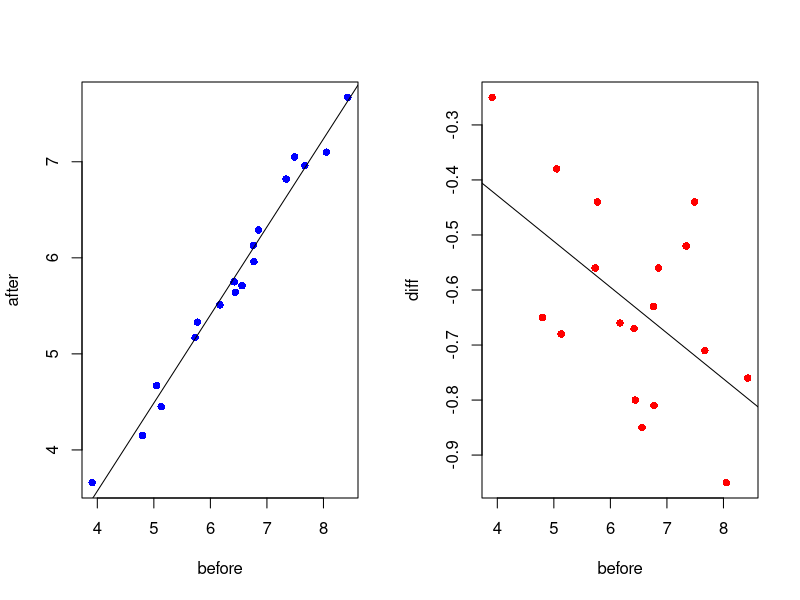
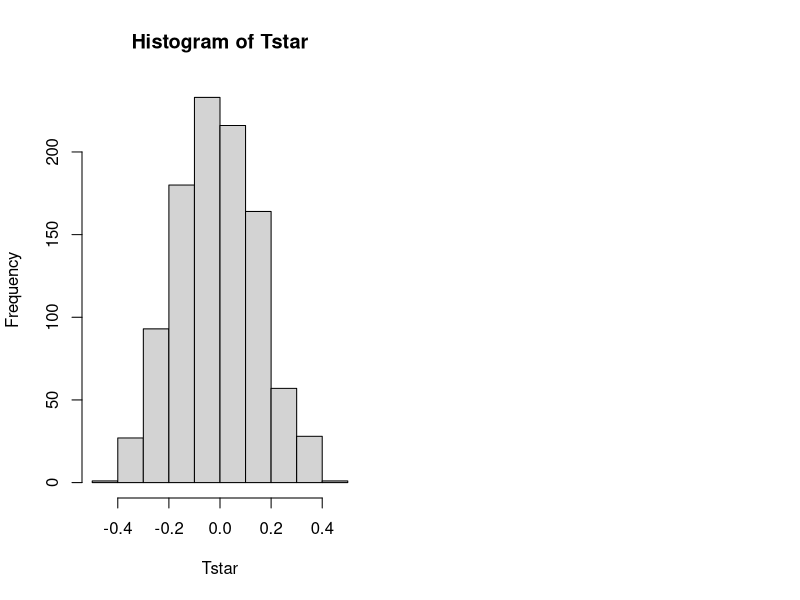
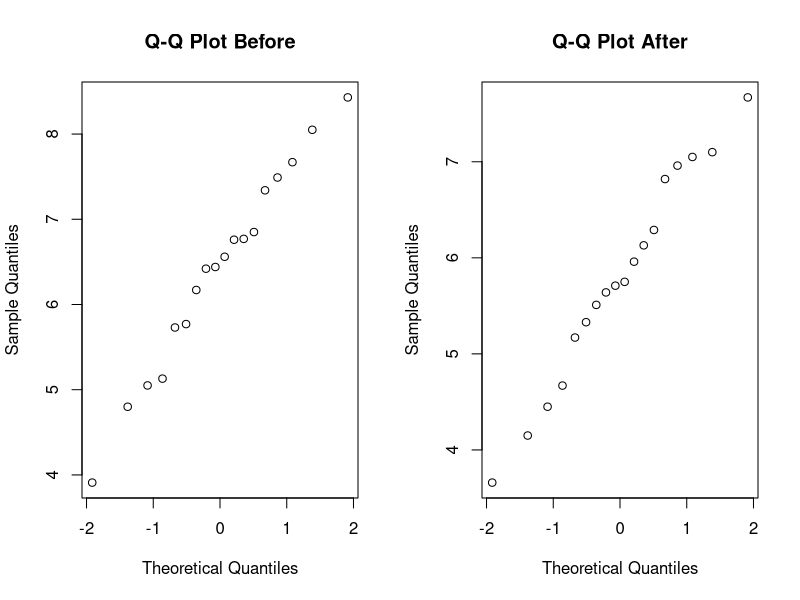

The R script that drew these images, in order:
## ---- chunk 1
data = read.table('../data/cholesterol.txt',header=TRUE)
before = data$Before
after = data$After8weeks
summary(data)
shapiro.test(before)
shapiro.test(after)
## ---- chunk 2
par(mfrow=c(1,2))
reg = lm(after ~ before)
plot(before,after, pch=16, col="blue")
abline(reg)
diff = after - before
reg2 = lm(diff ~ before)
plot(before,diff, pch=16, col="red")
abline(reg2)
summary(reg2)
## ---- chunk 3
meansamples = function(x,y) {mean(x-y)}
B=1000; Tstar = numeric(B)
for (i in 1:B){
  dietstar = t(apply(cbind(before,after),1,sample))
  Tstar[i] = meansamples(dietstar[,1],dietstar[,2])
}
myt = meansamples(before,after);
hist(Tstar)
## ---- chunk 4
pl = sum(Tstar<myt)/B
pr = sum(Tstar>myt)/B
p = 2*min(pl,pr)
p
## ---- chunk 5
#T-test
t.test(before, after, paired = TRUE)
## ---- chunk 6
#pearson corr. test
par(mfrow=c(1,2))
cor.test(before,after)
qqnorm(before,main="Q-Q Plot Before")
qqnorm(after,main="Q-Q Plot After")

#seems like normal, but if not: use spearman
cor.test(before,after,method="spearman")
## ---- chunk 7
# function that computes variance of uniformly distr. variable
unif_var = function(a,b){
  return ((1/12)*((b-a)^2))
}

# E(X) = (a+b)/2 = mean(after)
# So point estimate of b is 2*E(X)-3
theta_est = 2*mean(after)-3

#build 95%-CI for theta_est
n = length(after)
ci_theta = c(theta_est - qnorm(0.975)*(sqrt(unif_var(3,theta_est))/sqrt(n)), theta_est + qnorm(0.975)*(sqrt(unif_var(3,theta_est))/sqrt(n)))
ci_theta


## ---- chunk 8
t = max(after); t

vP = rep(0,9)
vT = rep(0,9)
for (theta in 3:12){
  B = 1000; tstar=numeric(B)
  
  for (i in 1:B){
    xstar=runif(n,3,theta)
    tstar[i] = max(xstar)
  }
  
  pl = sum(tstar<t)/B; pr = sum(tstar>t)/B
  p = 2*min(pl,pr); p
  
  vT[theta-2] = theta
  vP[theta-2] = p
  
}
res = rbind(vT,vP); res

# kolmogorov-smirnov can not be applied, explain.... (totally diff test)
